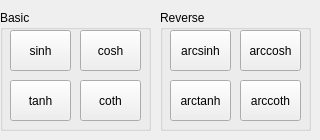
   <widget class="QWidget" name="tab_2">
    <attribute name="title">
     <string>Hyperbolic</string>
    </attribute>
    <widget class="QGroupBox" name="groupBox_4">
     <property name="geometry">
      <rect>
       <x>0</x>
       <y>10</y>
       <width>151</width>
       <height>121</height>
      </rect>
     </property>
     <property name="title">
      <string>Basic</string>
     </property>
     <widget class="QPushButton" name="PB_cosh">
      <property name="geometry">
       <rect>
        <x>80</x>
        <y>20</y>
        <width>61</width>
        <height>41</height>
       </rect>
      </property>
      <property name="text">
       <string>cosh</string>
      </property>
     </widget>
     <widget class="QPushButton" name="PB_sinh">
      <property name="geometry">
       <rect>
        <x>10</x>
        <y>20</y>
        <width>61</width>
        <height>41</height>
       </rect>
      </property>
      <property name="text">
       <string>sinh</string>
      </property>
     </widget>
     <widget class="QPushButton" name="PB_coth">
      <property name="geometry">
       <rect>
        <x>80</x>
        <y>70</y>
        <width>61</width>
        <height>41</height>
       </rect>
      </property>
      <property name="text">
       <string>coth</string>
      </property>
     </widget>
     <widget class="QPushButton" name="PB_tanh">
      <property name="geometry">
       <rect>
        <x>10</x>
        <y>70</y>
        <width>61</width>
        <height>41</height>
       </rect>
      </property>
      <property name="text">
       <string>tanh</string>
      </property>
     </widget>
    </widget>
    <widget class="QGroupBox" name="groupBox_5">
     <property name="geometry">
      <rect>
       <x>160</x>
       <y>10</y>
       <width>151</width>
       <height>121</height>
      </rect>
     </property>
     <property name="title">
      <string>Reverse</string>
     </property>
     <widget class="QPushButton" name="PB_arccosh">
      <property name="geometry">
       <rect>
        <x>80</x>
        <y>20</y>
        <width>61</width>
        <height>41</height>
       </rect>
      </property>
      <property name="text">
       <string>arccosh</string>
      </property>
     </widget>
     <widget class="QPushButton" name="PB_arcsinh">
      <property name="geometry">
       <rect>
        <x>10</x>
        <y>20</y>
        <width>61</width>
        <height>41</height>
       </rect>
      </property>
      <property name="text">
       <string>arcsinh</string>
      </property>
     </widget>
     <widget class="QPushButton" name="PB_arccoth">
      <property name="geometry">
       <rect>
        <x>80</x>
        <y>70</y>
        <width>61</width>
        <height>41</height>
       </rect>
      </property>
      <property name="text">
       <string>arccoth</string>
      </property>
     </widget>
     <widget class="QPushButton" name="PB_arctanh">
      <property name="geometry">
       <rect>
        <x>10</x>
        <y>70</y>
        <width>61</width>
        <height>41</height>
       </rect>
      </property>
      <property name="text">
       <string>arctanh</string>
      </property>
     </widget>
    </widget>
   </widget>
